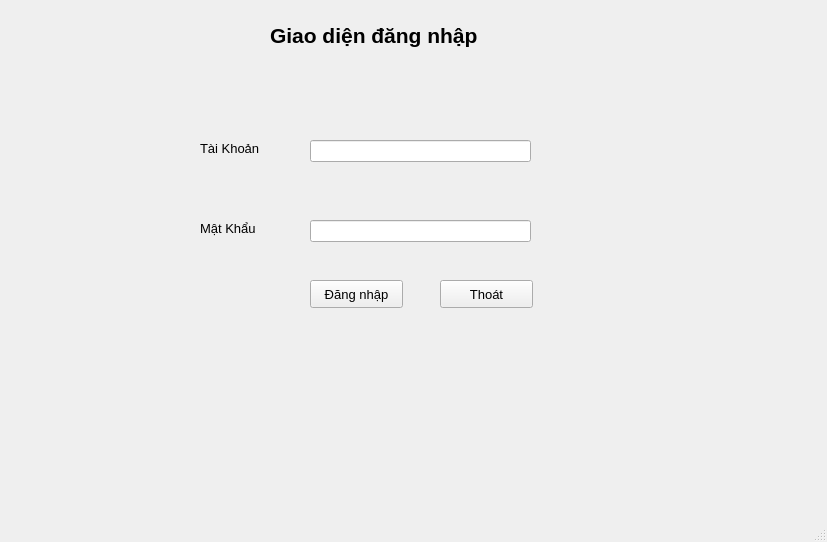
<?xml version="1.0" encoding="UTF-8"?>
<ui version="4.0">
 <class>MainWindow</class>
 <widget class="QMainWindow" name="MainWindow">
  <property name="geometry">
   <rect>
    <x>0</x>
    <y>0</y>
    <width>827</width>
    <height>542</height>
   </rect>
  </property>
  <property name="windowTitle">
   <string>MainWindow</string>
  </property>
  <property name="styleSheet">
   <string notr="true">background-image: url(:/aa/pngtree-graduates-torn-paper-texture-textured-background-image_735707.jpg);
</string>
  </property>
  <widget class="QWidget" name="centralwidget">
   <widget class="QLabel" name="label">
    <property name="geometry">
     <rect>
      <x>200</x>
      <y>140</y>
      <width>91</width>
      <height>16</height>
     </rect>
    </property>
    <property name="font">
     <font>
      <pointsize>10</pointsize>
     </font>
    </property>
    <property name="text">
     <string>Tài Khoản</string>
    </property>
   </widget>
   <widget class="QLabel" name="label_2">
    <property name="geometry">
     <rect>
      <x>200</x>
      <y>220</y>
      <width>71</width>
      <height>16</height>
     </rect>
    </property>
    <property name="font">
     <font>
      <pointsize>10</pointsize>
     </font>
    </property>
    <property name="text">
     <string>Mật Khẩu</string>
    </property>
   </widget>
   <widget class="QLabel" name="label_3">
    <property name="geometry">
     <rect>
      <x>270</x>
      <y>0</y>
      <width>291</width>
      <height>71</height>
     </rect>
    </property>
    <property name="font">
     <font>
      <pointsize>16</pointsize>
      <weight>75</weight>
      <bold>true</bold>
     </font>
    </property>
    <property name="text">
     <string>Giao diện đăng nhập</string>
    </property>
   </widget>
   <widget class="QPushButton" name="btnDangNhap">
    <property name="geometry">
     <rect>
      <x>310</x>
      <y>280</y>
      <width>93</width>
      <height>28</height>
     </rect>
    </property>
    <property name="font">
     <font>
      <pointsize>10</pointsize>
     </font>
    </property>
    <property name="autoFillBackground">
     <bool>false</bool>
    </property>
    <property name="styleSheet">
     <string notr="true">background-image: url(:/aa/blue.jpg);
</string>
    </property>
    <property name="text">
     <string>Đăng nhập</string>
    </property>
   </widget>
   <widget class="QPushButton" name="btnThoat">
    <property name="geometry">
     <rect>
      <x>440</x>
      <y>280</y>
      <width>93</width>
      <height>28</height>
     </rect>
    </property>
    <property name="font">
     <font>
      <pointsize>10</pointsize>
     </font>
    </property>
    <property name="text">
     <string>Thoát</string>
    </property>
   </widget>
   <widget class="QLineEdit" name="taikhoan">
    <property name="geometry">
     <rect>
      <x>310</x>
      <y>140</y>
      <width>221</width>
      <height>22</height>
     </rect>
    </property>
   </widget>
   <widget class="QLineEdit" name="matkhau">
    <property name="geometry">
     <rect>
      <x>310</x>
      <y>220</y>
      <width>221</width>
      <height>22</height>
     </rect>
    </property>
   </widget>
  </widget>
  <widget class="QMenuBar" name="menubar">
   <property name="geometry">
    <rect>
     <x>0</x>
     <y>0</y>
     <width>827</width>
     <height>26</height>
    </rect>
   </property>
  </widget>
  <widget class="QStatusBar" name="statusbar"/>
 </widget>
 <resources/>
 <connections/>
</ui>
